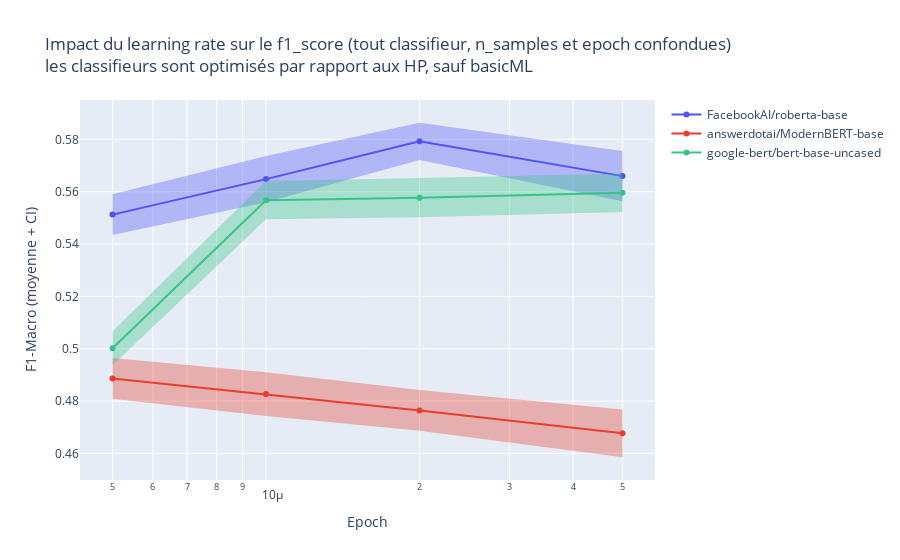

The notebook cell this image was saved under:
### Code cell
alpha = 1 - 0.9

df_lr = df.groupby(["model","lr"], as_index=False).agg(
    mean_f1_macro = ("f1_macro", lambda x : np.mean(x)),
    CI_f1_macro = ("f1_macro", lambda x : (
        t.ppf(1-alpha/2,len(x) - 1) * np.std(x) /\
        np.sqrt(len(x))
    ))
)
df_lr["CI_f1_macro_upper"] = df_lr["mean_f1_macro"] + df_lr["CI_f1_macro"]
df_lr["CI_f1_macro_lower"] = df_lr["mean_f1_macro"] - df_lr["CI_f1_macro"]

fig = go.Figure(layout = {
    "title" : {"text" : ("Impact du learning rate sur le f1_score (tout "
                         "classifieur, n_samples et epoch confondues)<br>"
                         "les classifieurs sont optimisés par rapport aux HP, sauf basicML")},
    "xaxis" : {"title" : {"text" : "Epoch"}, "type":"log"},
    "yaxis" : {"title" : {"text" : "F1-Macro (moyenne + CI)"}}
})
for idx, (model_name, sub_df) in enumerate(df_lr.groupby("model")):
    fig.add_trace(
        go.Scatter(
            x = sub_df["lr"],
            y = sub_df["mean_f1_macro"],
            line = {"color" : "rgb({r},{g},{b})".format(**colors[idx])},
            name = model_name
        )
    )
    fig.add_trace(
        go.Scatter(
            x= [*sub_df["lr"],*sub_df["lr"][::-1]],
            y= [*sub_df["CI_f1_macro_upper"], *sub_df["CI_f1_macro_lower"][::-1]],
            fill='toself',
            fillcolor='rgba({r},{g},{b},0.35)'.format(**colors[idx]),
            line=dict(color='rgba(0,0,0,0)'),
            hoverinfo="skip",
            showlegend=False
        )
    )

fig

### Figure 1 — Plotly figure (JSON) as saved in the notebook; plotly's stock layout.template omitted (floating-point values rounded to 4 significant figures)
{"data": [{"line": {"color": "rgb(80,82,249)"}, "name": "FacebookAI/roberta-base", "type": "scatter", "x": [5e-06, 1e-05, 2e-05, 5e-05], "y": [0.5513, 0.5648, 0.5793, 0.566]}, {"fill": "toself", "fillcolor": "rgba(80,82,249,0.35)", "hoverinfo": "skip", "line": {"color": "rgba(0,0,0,0)"}, "showlegend": false, "type": "scatter", "x": [5e-06, 1e-05, 2e-05, 5e-05, 5e-05, 2e-05, 1e-05, 5e-06], "y": [0.559, 0.5737, 0.5864, 0.5756, 0.5563, 0.5722, 0.556, 0.5435]}, {"line": {"color": "rgb(232,61,45)"}, "name": "answerdotai/ModernBERT-base", "type": "scatter", "x": [5e-06, 1e-05, 2e-05, 5e-05], "y": [0.4887, 0.4827, 0.4764, 0.4677]}, {"fill": "toself", "fillcolor": "rgba(232,61,45,0.35)", "hoverinfo": "skip", "line": {"color": "rgba(0,0,0,0)"}, "showlegend": false, "type": "scatter", "x": [5e-06, 1e-05, 2e-05, 5e-05, 5e-05, 2e-05, 1e-05, 5e-06], "y": [0.4964, 0.491, 0.4842, 0.4768, 0.4585, 0.4686, 0.4743, 0.4809]}, {"line": {"color": "rgb(56,196,132)"}, "name": "google-bert/bert-base-uncased", "type": "scatter", "x": [5e-06, 1e-05, 2e-05, 5e-05], "y": [0.5002, 0.5568, 0.5577, 0.5596]}, {"fill": "toself", "fillcolor": "rgba(56,196,132,0.35)", "hoverinfo": "skip", "line": {"color": "rgba(0,0,0,0)"}, "showlegend": false, "type": "scatter", "x": [5e-06, 1e-05, 2e-05, 5e-05, 5e-05, 2e-05, 1e-05, 5e-06], "y": [0.5067, 0.5641, 0.5652, 0.567, 0.5522, 0.5502, 0.5495, 0.4936]}], "layout": {"title": {"text": "Impact du learning rate sur le f1_score (tout classifieur, n_samples et epoch confondues)<br>les classifieurs sont optimisés par rapport aux HP, sauf basicML"}, "xaxis": {"title": {"text": "Epoch"}, "type": "log"}, "yaxis": {"title": {"text": "F1-Macro (moyenne + CI)"}}}}
